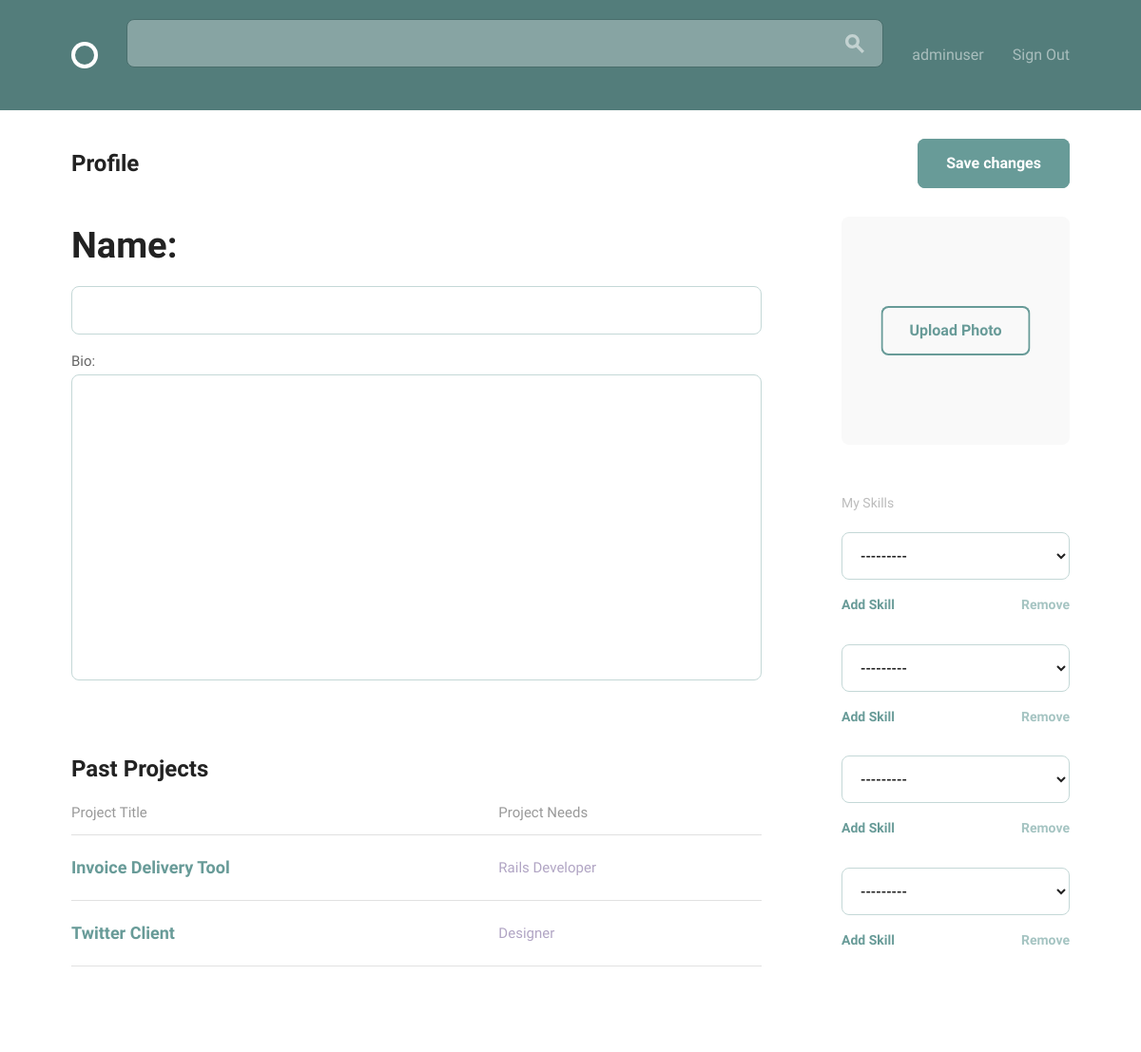
The app's page /profile/6/edit (signed in), older data.
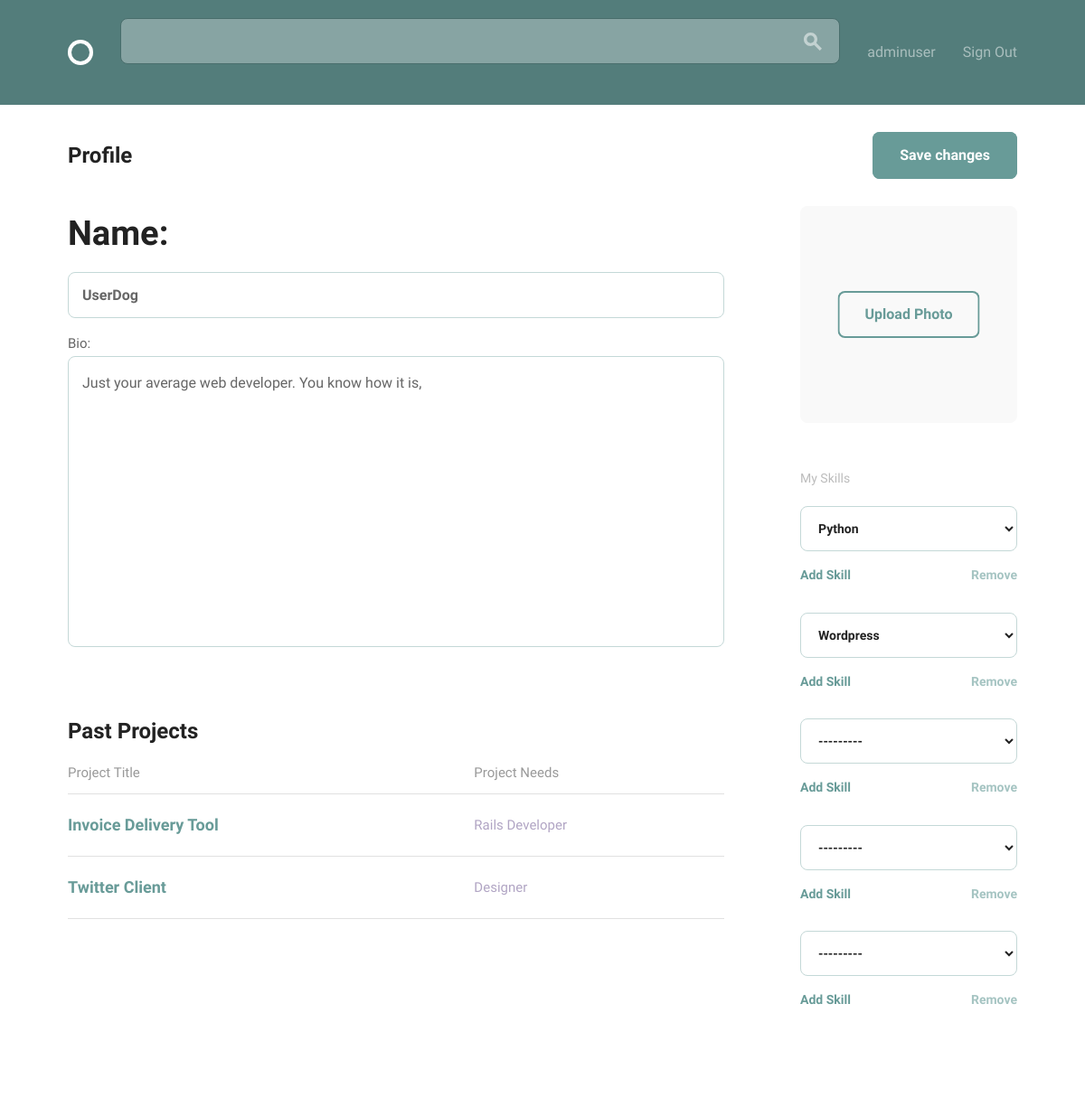
The same page, newer data.
### accounts/models.py (models this page shows, shortened)
class User(AbstractBaseUser, PermissionsMixin):
    email = models.EmailField(unique=True)
    username = models.CharField(max_length=40, unique=True)
    name = models.CharField(max_length=100, default='')
    bio = models.TextField(max_length=500, blank=True, default='')
    image = models.ImageField(upload_to="profile_image/", blank=True)
    date_joined = models.DateTimeField(default=timezone.now)
    is_active = models.BooleanField(default=True)
    is_staff = models.BooleanField(default=False)
    objects = UserManager()
    USERNAME_FIELD = "email"
    REQUIRED_FIELDS = ["username"]

### accounts/views.py (the view, shortened to what this page needs)
# urls.py: path('<pk>/edit', views.profile_edit, name='edit'),
@login_required
def profile_edit(request, pk):
    profile = get_object_or_404(models.User, id=pk)
    form = forms.ProfileForm(instance=profile)
    skill_formset = forms.SkillInlineFormSet(
        queryset=models.Skill.objects.filter(user_id=pk)
    )
    return render(request, 'accounts/profile_edit.html', {
                'form': form,
                'skill_formset': skill_formset })

### accounts/forms.py
class ProfileForm(forms.ModelForm):
    class Meta:
        model = models.User
        fields = ('name', 'image', 'bio')

### accounts/templates/accounts/profile_edit.html (shortened to what this page needs)
{% extends 'layout.html' %}
{% block content %}
<form method='POST' enctype="multipart/form-data">
  <div class="bounds circle--page">
    <div class="circle--page--header circle--fluid">
      <div class="circle--fluid--cell circle--fluid--primary">
        <h2>Profile</h2>
      </div>
      <div class="circle--fluid--cell circle--fluid--secondary">
        <input type="submit" value="Save changes" class="button button-primary icon-on-left">
      </div>
    </div>
    <div class="grid-70">
      <div type="text" placeholder="Full Name" class="circle--input--h1">
        Name:
        {{ form.name }}
      </div>
      <div class="circle--article--body">
          Bio:
          {{ form.bio }}
      </div>
      <h2>Past Projects</h2>
      <table class="u-full-width circle--table">
        <thead>
          <tr>
            <th>Project Title</th>
            <th class="circle--cell--right">Project Needs</th>
          </tr>
        </thead>
        <tbody>
          <tr class="clickable-row" data-href="project.html">
            <td>
              <h3>Invoice Delivery Tool</h3>
            </td>
            <td class="circle--cell--right">
              <span class="secondary-label">Rails Developer</span>
            </td>
          </tr>
          <tr class="clickable-row" data-href="project.html">
            <td>
              <h3>Twitter Client</h3>
            </td>
            <td class="circle--cell--right">
              <span class="secondary-label">Designer</span>
            </td>
          </tr>
        </tbody>
      </table>
    </div>
    <div class="grid-25 grid-push-5">
      <div class="circle--secondary--module">
        <div class="circle--primary--avatar">
          <a class="button">
            Upload Photo
          </a>
        </div>
      </div>
      <div class="circle--secondary--module">
        <h4>My Skills</h4>
        <ul class="circle--clone--list">
            {% for skill in skill_formset %}
                <li class="skill_forms">
                    {{ skill.name }}
                    <a class="circle--clone--add">Add Skill</a>
                    <a class="circle--clone--remove">Remove</a>
                </li>
            {% endfor %}
        </ul>
      </div>
    </div>
  </div>
{% endblock %}

Row changes from the older to the newer data that the page shows:
changed User: name (not shown) → "UserDog"; bio (not shown) → "Just your average web developer. You know how it is,"
Text that changed along with them:
form field name: "---------" → "Python"
form field name: "---------" → "Wordpress"
new list line: "--------- Add Skill Remove"
